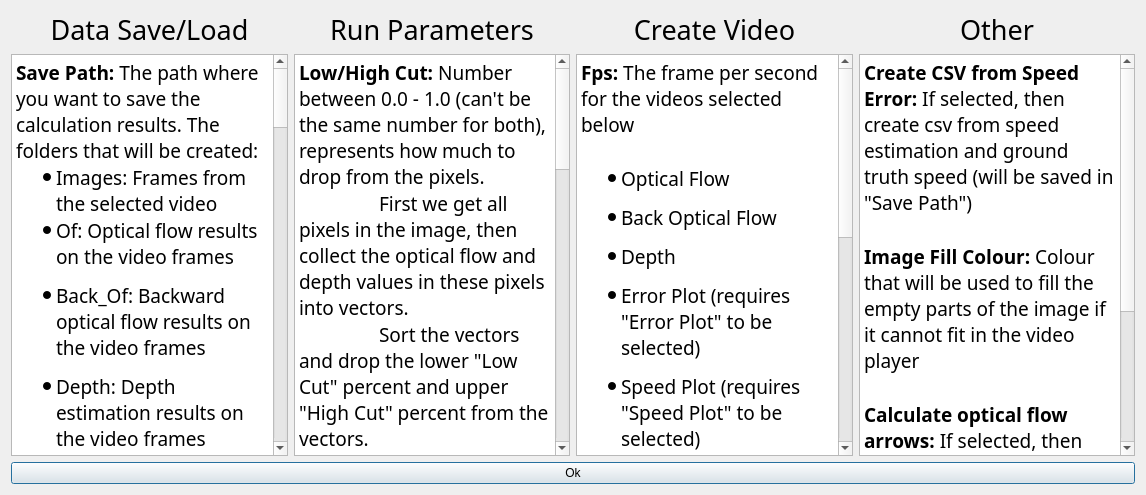
<?xml version="1.0" encoding="UTF-8"?>
<ui version="4.0">
 <class>Dialog</class>
 <widget class="QDialog" name="Dialog">
  <property name="geometry">
   <rect>
    <x>0</x>
    <y>0</y>
    <width>1146</width>
    <height>495</height>
   </rect>
  </property>
  <property name="windowTitle">
   <string>Dialog</string>
  </property>
  <layout class="QVBoxLayout" name="verticalLayout_6">
   <item>
    <layout class="QVBoxLayout" name="verticalLayout_4">
     <item>
      <layout class="QHBoxLayout" name="horizontalLayout_3">
       <item>
        <layout class="QHBoxLayout" name="horizontalLayout">
         <item>
          <layout class="QVBoxLayout" name="verticalLayout">
           <item>
            <widget class="QLabel" name="label">
             <property name="font">
              <font>
               <family>GE Inspira</family>
               <pointsize>20</pointsize>
              </font>
             </property>
             <property name="text">
              <string>Data Save/Load</string>
             </property>
             <property name="alignment">
              <set>Qt::AlignCenter</set>
             </property>
            </widget>
           </item>
           <item>
            <widget class="QTextBrowser" name="textBrowser">
             <property name="font">
              <font>
               <family>GE Inspira</family>
               <pointsize>14</pointsize>
              </font>
             </property>
             <property name="html">
              <string>&lt;!DOCTYPE HTML PUBLIC &quot;-//W3C//DTD HTML 4.0//EN&quot; &quot;http://www.w3.org/TR/REC-html40/strict.dtd&quot;&gt;
&lt;html&gt;&lt;head&gt;&lt;meta name=&quot;qrichtext&quot; content=&quot;1&quot; /&gt;&lt;style type=&quot;text/css&quot;&gt;
p, li { white-space: pre-wrap; }
&lt;/style&gt;&lt;/head&gt;&lt;body style=&quot; font-family:'GE Inspira'; font-size:14pt; font-weight:400; font-style:normal;&quot;&gt;
&lt;p style=&quot; margin-top:0px; margin-bottom:0px; margin-left:0px; margin-right:0px; -qt-block-indent:0; text-indent:0px;&quot;&gt;&lt;span style=&quot; font-weight:600;&quot;&gt;Save Path: &lt;/span&gt;The path where you want to save the calculation results. The folders that will be created:&lt;/p&gt;
&lt;ul style=&quot;margin-top: 0px; margin-bottom: 0px; margin-left: 0px; margin-right: 0px; -qt-list-indent: 1;&quot;&gt;&lt;li style=&quot; margin-top:0px; margin-bottom:0px; margin-left:0px; margin-right:0px; -qt-block-indent:0; text-indent:0px;&quot;&gt;Images: Frames from the selected video  &lt;/li&gt;
&lt;li style=&quot; margin-top:0px; margin-bottom:12px; margin-left:0px; margin-right:0px; -qt-block-indent:0; text-indent:0px;&quot;&gt;Of: Optical flow results on the video frames&lt;/li&gt;
&lt;li style=&quot; margin-top:0px; margin-bottom:12px; margin-left:0px; margin-right:0px; -qt-block-indent:0; text-indent:0px;&quot;&gt;Back_Of: Backward optical flow results on the video frames&lt;/li&gt;
&lt;li style=&quot; margin-top:0px; margin-bottom:12px; margin-left:0px; margin-right:0px; -qt-block-indent:0; text-indent:0px;&quot;&gt;Depth: Depth estimation results on the video frames&lt;/li&gt;
&lt;li style=&quot; margin-top:0px; margin-bottom:12px; margin-left:0px; margin-right:0px; -qt-block-indent:0; text-indent:0px;&quot;&gt;Super_Pixel (optional, only if there were superpixel estimations before): Super pixel segmentation labels on the video frames&lt;/li&gt;
&lt;li style=&quot; margin-top:0px; margin-bottom:12px; margin-left:0px; margin-right:0px; -qt-block-indent:0; text-indent:0px;&quot;&gt;results: &lt;/li&gt;&lt;/ul&gt;
&lt;ul type=&quot;square&quot; style=&quot;margin-top: 0px; margin-bottom: 0px; margin-left: 0px; margin-right: 0px; -qt-list-indent: 2;&quot;&gt;&lt;li style=&quot; margin-top:0px; margin-bottom:0px; margin-left:0px; margin-right:0px; -qt-block-indent:0; text-indent:0px;&quot;&gt;numbers: numpy calculations used for the speed estimation  &lt;/li&gt;
&lt;li style=&quot; margin-top:0px; margin-bottom:0px; margin-left:0px; margin-right:0px; -qt-block-indent:0; text-indent:0px;&quot;&gt;mask: image mask used for speed calculations for every frame (bright pixels used)&lt;/li&gt;
&lt;li style=&quot; margin-top:0px; margin-bottom:0px; margin-left:0px; margin-right:0px; -qt-block-indent:0; text-indent:0px;&quot;&gt;velocity (optional, only if &amp;quot;Create optical flow directions with colours&amp;quot; is selected): optical flow directions for every frame&lt;/li&gt;
&lt;li style=&quot; margin-top:0px; margin-bottom:0px; margin-left:0px; margin-right:0px; -qt-block-indent:0; text-indent:0px;&quot;&gt;draw (optinal, only if &amp;quot;Calculate optical flow arrows&amp;quot; is selected): optical flow arrows for every frame&lt;/li&gt;
&lt;li style=&quot; margin-top:0px; margin-bottom:0px; margin-left:0px; margin-right:0px; -qt-block-indent:0; text-indent:0px;&quot;&gt;super_pixel (optinal, only if &amp;quot;Superpixel segmentation&amp;quot; is not &amp;quot;Nothing&amp;quot;): super pixel segmentation (image) for every frame&lt;/li&gt;
&lt;li style=&quot; margin-top:0px; margin-bottom:0px; margin-left:0px; margin-right:0px; -qt-block-indent:0; text-indent:0px;&quot;&gt;plot_speed (optinal, only if &amp;quot;Speed Plot&amp;quot; is selected): Speed estimation plots for every video frame &lt;/li&gt;
&lt;li style=&quot; margin-top:0px; margin-bottom:0px; margin-left:0px; margin-right:0px; -qt-block-indent:0; text-indent:0px;&quot;&gt;plot_error (optinal, only if &amp;quot;Speed Error&amp;quot; is selected): Speed error (between estimated and ground truth speed) plots for every video frame &lt;/li&gt;
&lt;li style=&quot; margin-top:0px; margin-bottom:0px; margin-left:0px; margin-right:0px; -qt-block-indent:0; text-indent:0px;&quot;&gt;plot_crash (optional, only if &amp;quot;Time to Crash&amp;quot; is selected): Time to crash estimation plots for every video frame based on the speed and distance&lt;/li&gt;&lt;/ul&gt;
&lt;p style=&quot;-qt-paragraph-type:empty; margin-top:0px; margin-bottom:0px; margin-left:0px; margin-right:0px; -qt-block-indent:0; text-indent:0px;&quot;&gt;&lt;br /&gt;&lt;/p&gt;
&lt;p style=&quot; margin-top:0px; margin-bottom:0px; margin-left:0px; margin-right:0px; -qt-block-indent:0; text-indent:0px;&quot;&gt;&lt;span style=&quot; font-weight:600;&quot;&gt;Open Video: &lt;/span&gt;The video to be analyzed (if in the &amp;quot;Save Path&amp;quot; there is an &amp;quot;Images&amp;quot; folder already (from a previous run), then the video won't be used, if you wish to analyze another video choose a new path)&lt;/p&gt;
&lt;p style=&quot;-qt-paragraph-type:empty; margin-top:0px; margin-bottom:0px; margin-left:0px; margin-right:0px; -qt-block-indent:0; text-indent:0px;&quot;&gt;&lt;br /&gt;&lt;/p&gt;
&lt;p style=&quot; margin-top:0px; margin-bottom:0px; margin-left:0px; margin-right:0px; -qt-block-indent:0; text-indent:0px;&quot;&gt;&lt;span style=&quot; font-weight:600;&quot;&gt;Load Ground Truth: &lt;/span&gt;Choose the numpy array that contains the ground truth speed for the selected video (shape should be (x,) where x is the number of frames in the video)&lt;/p&gt;&lt;/body&gt;&lt;/html&gt;</string>
             </property>
            </widget>
           </item>
          </layout>
         </item>
         <item>
          <layout class="QVBoxLayout" name="verticalLayout_2">
           <item>
            <widget class="QLabel" name="label_2">
             <property name="font">
              <font>
               <family>GE Inspira</family>
               <pointsize>20</pointsize>
              </font>
             </property>
             <property name="text">
              <string>Run Parameters</string>
             </property>
             <property name="alignment">
              <set>Qt::AlignCenter</set>
             </property>
            </widget>
           </item>
           <item>
            <widget class="QTextBrowser" name="textBrowser_2">
             <property name="font">
              <font>
               <family>GE Inspira</family>
               <pointsize>14</pointsize>
              </font>
             </property>
             <property name="html">
              <string>&lt;!DOCTYPE HTML PUBLIC &quot;-//W3C//DTD HTML 4.0//EN&quot; &quot;http://www.w3.org/TR/REC-html40/strict.dtd&quot;&gt;
&lt;html&gt;&lt;head&gt;&lt;meta name=&quot;qrichtext&quot; content=&quot;1&quot; /&gt;&lt;style type=&quot;text/css&quot;&gt;
p, li { white-space: pre-wrap; }
&lt;/style&gt;&lt;/head&gt;&lt;body style=&quot; font-family:'GE Inspira'; font-size:14pt; font-weight:400; font-style:normal;&quot;&gt;
&lt;p style=&quot; margin-top:0px; margin-bottom:0px; margin-left:0px; margin-right:0px; -qt-block-indent:0; text-indent:0px;&quot;&gt;&lt;span style=&quot; font-weight:600;&quot;&gt;Low/High Cut: &lt;/span&gt;Number between 0.0 - 1.0 (can't be the same number for both), represents how much to drop from the pixels.&lt;/p&gt;
&lt;p style=&quot; margin-top:0px; margin-bottom:0px; margin-left:0px; margin-right:0px; -qt-block-indent:0; text-indent:0px;&quot;&gt;	First we get all pixels in the image, then collect the optical flow and depth values in these pixels into vectors.&lt;/p&gt;
&lt;p style=&quot; margin-top:0px; margin-bottom:0px; margin-left:0px; margin-right:0px; -qt-block-indent:0; text-indent:0px;&quot;&gt;	Sort the vectors and drop the lower &amp;quot;Low Cut&amp;quot; percent and upper &amp;quot;High Cut&amp;quot; percent from the vectors.&lt;/p&gt;
&lt;p style=&quot; margin-top:0px; margin-bottom:0px; margin-left:0px; margin-right:0px; -qt-block-indent:0; text-indent:0px;&quot;&gt;	Continue the calculation with these vectors. (The final pixels used for the speed calculation can be seen in the speed mask)&lt;/p&gt;
&lt;p style=&quot; margin-top:0px; margin-bottom:0px; margin-left:0px; margin-right:0px; -qt-block-indent:0; text-indent:0px;&quot;&gt;	(Example: vector after sort [1,2,3,4,5,6,7,8,9,10], low cut=0.3, high cut=0.7, result: [3,4,5,6,7])&lt;/p&gt;
&lt;p style=&quot;-qt-paragraph-type:empty; margin-top:0px; margin-bottom:0px; margin-left:0px; margin-right:0px; -qt-block-indent:0; text-indent:0px;&quot;&gt;&lt;br /&gt;&lt;/p&gt;
&lt;p style=&quot; margin-top:0px; margin-bottom:0px; margin-left:0px; margin-right:0px; -qt-block-indent:0; text-indent:0px;&quot;&gt;&lt;span style=&quot; font-weight:600;&quot;&gt;Optimize parameters:&lt;/span&gt; If selected, then run parameter optimization with grid search. Searches for the parameter combination with the best rmse (root mean squered error), creates csv with results.&lt;/p&gt;
&lt;p style=&quot;-qt-paragraph-type:empty; margin-top:0px; margin-bottom:0px; margin-left:0px; margin-right:0px; -qt-block-indent:0; text-indent:0px;&quot;&gt;&lt;br /&gt;&lt;/p&gt;
&lt;p style=&quot; margin-top:0px; margin-bottom:0px; margin-left:0px; margin-right:0px; -qt-block-indent:0; text-indent:0px;&quot;&gt;&lt;span style=&quot; font-weight:600;&quot;&gt;Superpixel segmentation: &lt;/span&gt;Superpixel segmentation methods&lt;/p&gt;
&lt;p style=&quot;-qt-paragraph-type:empty; margin-top:0px; margin-bottom:0px; margin-left:0px; margin-right:0px; -qt-block-indent:0; text-indent:0px;&quot;&gt;&lt;br /&gt;&lt;/p&gt;
&lt;ul style=&quot;margin-top: 0px; margin-bottom: 0px; margin-left: 0px; margin-right: 0px; -qt-list-indent: 1;&quot;&gt;&lt;li style=&quot; margin-top:0px; margin-bottom:12px; margin-left:0px; margin-right:0px; -qt-block-indent:0; text-indent:0px;&quot;&gt;Nothing: No superpixel method will be used&lt;/li&gt;
&lt;li style=&quot; margin-top:0px; margin-bottom:12px; margin-left:0px; margin-right:0px; -qt-block-indent:0; text-indent:0px;&quot;&gt;Compact watershed segmentation of gradient images&lt;/li&gt;
&lt;li style=&quot; margin-top:0px; margin-bottom:12px; margin-left:0px; margin-right:0px; -qt-block-indent:0; text-indent:0px;&quot;&gt;Felzenszwalb’s efficient graph based segmentation&lt;/li&gt;
&lt;li style=&quot; margin-top:0px; margin-bottom:12px; margin-left:0px; margin-right:0px; -qt-block-indent:0; text-indent:0px;&quot;&gt;Quickshift image segmentation&lt;/li&gt;
&lt;li style=&quot; margin-top:0px; margin-bottom:12px; margin-left:0px; margin-right:0px; -qt-block-indent:0; text-indent:0px;&quot;&gt;SLIC - K-Means based image segmentation&lt;/li&gt;&lt;/ul&gt;
&lt;p style=&quot;-qt-paragraph-type:empty; margin-top:0px; margin-bottom:0px; margin-left:0px; margin-right:0px; -qt-block-indent:0; text-indent:0px;&quot;&gt;&lt;br /&gt;&lt;/p&gt;&lt;/body&gt;&lt;/html&gt;</string>
             </property>
            </widget>
           </item>
          </layout>
         </item>
        </layout>
       </item>
       <item>
        <layout class="QHBoxLayout" name="horizontalLayout_2">
         <item>
          <layout class="QVBoxLayout" name="verticalLayout_5">
           <item>
            <widget class="QLabel" name="label_5">
             <property name="font">
              <font>
               <family>GE Inspira</family>
               <pointsize>20</pointsize>
              </font>
             </property>
             <property name="text">
              <string>Create Video</string>
             </property>
             <property name="alignment">
              <set>Qt::AlignCenter</set>
             </property>
            </widget>
           </item>
           <item>
            <widget class="QTextBrowser" name="textBrowser_5">
             <property name="font">
              <font>
               <family>GE Inspira</family>
               <pointsize>14</pointsize>
              </font>
             </property>
             <property name="html">
              <string>&lt;!DOCTYPE HTML PUBLIC &quot;-//W3C//DTD HTML 4.0//EN&quot; &quot;http://www.w3.org/TR/REC-html40/strict.dtd&quot;&gt;
&lt;html&gt;&lt;head&gt;&lt;meta name=&quot;qrichtext&quot; content=&quot;1&quot; /&gt;&lt;style type=&quot;text/css&quot;&gt;
p, li { white-space: pre-wrap; }
&lt;/style&gt;&lt;/head&gt;&lt;body style=&quot; font-family:'GE Inspira'; font-size:14pt; font-weight:400; font-style:normal;&quot;&gt;
&lt;p style=&quot; margin-top:0px; margin-bottom:0px; margin-left:0px; margin-right:0px; -qt-block-indent:0; text-indent:0px;&quot;&gt;&lt;span style=&quot; font-weight:600;&quot;&gt;Fps: &lt;/span&gt;The frame per second for the videos selected below&lt;/p&gt;
&lt;p style=&quot;-qt-paragraph-type:empty; margin-top:0px; margin-bottom:0px; margin-left:0px; margin-right:0px; -qt-block-indent:0; text-indent:0px;&quot;&gt;&lt;br /&gt;&lt;/p&gt;
&lt;ul style=&quot;margin-top: 0px; margin-bottom: 0px; margin-left: 0px; margin-right: 0px; -qt-list-indent: 1;&quot;&gt;&lt;li style=&quot; margin-top:0px; margin-bottom:12px; margin-left:0px; margin-right:0px; -qt-block-indent:0; text-indent:0px;&quot;&gt;Optical Flow&lt;/li&gt;
&lt;li style=&quot; margin-top:0px; margin-bottom:12px; margin-left:0px; margin-right:0px; -qt-block-indent:0; text-indent:0px;&quot;&gt;Back Optical Flow&lt;/li&gt;
&lt;li style=&quot; margin-top:0px; margin-bottom:12px; margin-left:0px; margin-right:0px; -qt-block-indent:0; text-indent:0px;&quot;&gt;Depth&lt;/li&gt;
&lt;li style=&quot; margin-top:0px; margin-bottom:12px; margin-left:0px; margin-right:0px; -qt-block-indent:0; text-indent:0px;&quot;&gt;Error Plot (requires &amp;quot;Error Plot&amp;quot; to be selected)&lt;/li&gt;
&lt;li style=&quot; margin-top:0px; margin-bottom:12px; margin-left:0px; margin-right:0px; -qt-block-indent:0; text-indent:0px;&quot;&gt;Speed Plot (requires &amp;quot;Speed Plot&amp;quot; to be selected)&lt;/li&gt;
&lt;li style=&quot; margin-top:0px; margin-bottom:12px; margin-left:0px; margin-right:0px; -qt-block-indent:0; text-indent:0px;&quot;&gt;Time to Crash Plot (requires &amp;quot;Time to Crash Plot&amp;quot; to be selected)&lt;/li&gt;
&lt;li style=&quot; margin-top:0px; margin-bottom:12px; margin-left:0px; margin-right:0px; -qt-block-indent:0; text-indent:0px;&quot;&gt;Super Pixel (requires &amp;quot;Superpixel segmentation&amp;quot; to not be &amp;quot;Nothing&amp;quot;)&lt;/li&gt;
&lt;p style=&quot;-qt-paragraph-type:empty; margin-top:0px; margin-bottom:12px; margin-left:0px; margin-right:0px; -qt-block-indent:0; text-indent:0px;&quot;&gt;&lt;br /&gt;&lt;/p&gt;
&lt;p style=&quot; margin-top:0px; margin-bottom:12px; margin-left:0px; margin-right:0px; -qt-block-indent:0; text-indent:0px;&quot;&gt;&lt;span style=&quot; font-weight:600;&quot;&gt;Create Plot:&lt;/span&gt;&lt;/p&gt;
&lt;li style=&quot; margin-top:0px; margin-bottom:12px; margin-left:0px; margin-right:0px; -qt-block-indent:0; text-indent:0px;&quot;&gt;Speed Plot&lt;/li&gt;
&lt;li style=&quot; margin-top:0px; margin-bottom:12px; margin-left:0px; margin-right:0px; -qt-block-indent:0; text-indent:0px;&quot;&gt;Error Plot (requires ground truth to be loaded)&lt;/li&gt;
&lt;li style=&quot; margin-top:0px; margin-bottom:12px; margin-left:0px; margin-right:0px; -qt-block-indent:0; text-indent:0px;&quot;&gt;Time to Crash Plot&lt;/li&gt;&lt;/ul&gt;&lt;/body&gt;&lt;/html&gt;</string>
             </property>
            </widget>
           </item>
          </layout>
         </item>
         <item>
          <layout class="QVBoxLayout" name="verticalLayout_3">
           <item>
            <widget class="QLabel" name="label_3">
             <property name="font">
              <font>
               <family>GE Inspira</family>
               <pointsize>20</pointsize>
              </font>
             </property>
             <property name="text">
              <string>Other</string>
             </property>
             <property name="alignment">
              <set>Qt::AlignCenter</set>
             </property>
            </widget>
           </item>
           <item>
            <widget class="QTextBrowser" name="textBrowser_3">
             <property name="font">
              <font>
               <family>GE Inspira</family>
               <pointsize>14</pointsize>
              </font>
             </property>
             <property name="html">
              <string>&lt;!DOCTYPE HTML PUBLIC &quot;-//W3C//DTD HTML 4.0//EN&quot; &quot;http://www.w3.org/TR/REC-html40/strict.dtd&quot;&gt;
&lt;html&gt;&lt;head&gt;&lt;meta name=&quot;qrichtext&quot; content=&quot;1&quot; /&gt;&lt;style type=&quot;text/css&quot;&gt;
p, li { white-space: pre-wrap; }
&lt;/style&gt;&lt;/head&gt;&lt;body style=&quot; font-family:'GE Inspira'; font-size:14pt; font-weight:400; font-style:normal;&quot;&gt;
&lt;p style=&quot; margin-top:0px; margin-bottom:0px; margin-left:0px; margin-right:0px; -qt-block-indent:0; text-indent:0px;&quot;&gt;&lt;span style=&quot; font-weight:600;&quot;&gt;Create CSV from Speed Error: &lt;/span&gt;If selected, then create csv from speed estimation and ground truth speed (will be saved in &amp;quot;Save Path&amp;quot;)&lt;/p&gt;
&lt;p style=&quot;-qt-paragraph-type:empty; margin-top:0px; margin-bottom:0px; margin-left:0px; margin-right:0px; -qt-block-indent:0; text-indent:0px; font-weight:600;&quot;&gt;&lt;br /&gt;&lt;/p&gt;
&lt;p style=&quot; margin-top:0px; margin-bottom:0px; margin-left:0px; margin-right:0px; -qt-block-indent:0; text-indent:0px;&quot;&gt;&lt;span style=&quot; font-weight:600;&quot;&gt;Image Fill Colour: &lt;/span&gt;Colour that will be used to fill the empty parts of the image if it cannot fit in the video player&lt;/p&gt;
&lt;p style=&quot;-qt-paragraph-type:empty; margin-top:0px; margin-bottom:0px; margin-left:0px; margin-right:0px; -qt-block-indent:0; text-indent:0px;&quot;&gt;&lt;br /&gt;&lt;/p&gt;
&lt;p style=&quot; margin-top:0px; margin-bottom:0px; margin-left:0px; margin-right:0px; -qt-block-indent:0; text-indent:0px;&quot;&gt;&lt;span style=&quot; font-weight:600;&quot;&gt;Calculate optical flow arrows: &lt;/span&gt;If selected, then create optical flow arrows for the video player&lt;/p&gt;
&lt;p style=&quot;-qt-paragraph-type:empty; margin-top:0px; margin-bottom:0px; margin-left:0px; margin-right:0px; -qt-block-indent:0; text-indent:0px;&quot;&gt;&lt;br /&gt;&lt;/p&gt;
&lt;p style=&quot; margin-top:0px; margin-bottom:0px; margin-left:0px; margin-right:0px; -qt-block-indent:0; text-indent:0px;&quot;&gt;&lt;span style=&quot; font-weight:600;&quot;&gt;Create optical flow directions with colours:&lt;/span&gt; If selected, then create optical flow directions for the video player&lt;/p&gt;&lt;/body&gt;&lt;/html&gt;</string>
             </property>
            </widget>
           </item>
          </layout>
         </item>
        </layout>
       </item>
      </layout>
     </item>
     <item>
      <widget class="QPushButton" name="pushButton">
       <property name="text">
        <string>Ok</string>
       </property>
      </widget>
     </item>
    </layout>
   </item>
  </layout>
 </widget>
 <resources/>
 <connections>
  <connection>
   <sender>pushButton</sender>
   <signal>clicked()</signal>
   <receiver>Dialog</receiver>
   <slot>accept()</slot>
   <hints>
    <hint type="sourcelabel">
     <x>485</x>
     <y>369</y>
    </hint>
    <hint type="destinationlabel">
     <x>572</x>
     <y>247</y>
    </hint>
   </hints>
  </connection>
 </connections>
</ui>
